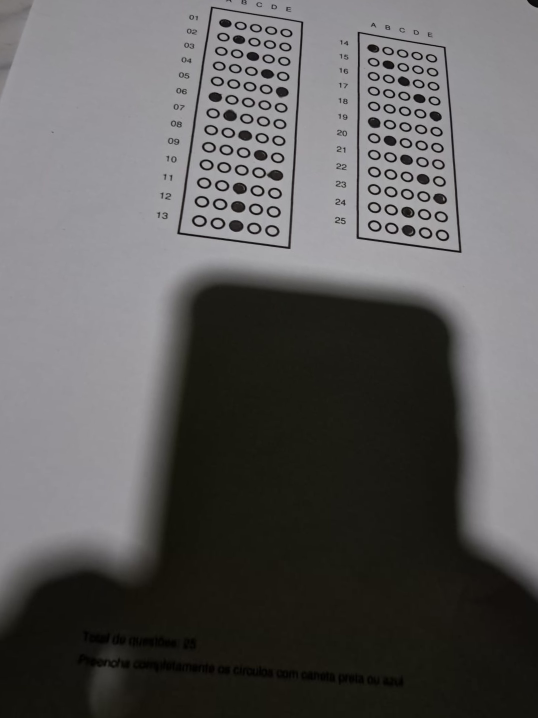
#> input picture test_corrected.jpg, 1075 x 1436 px (shown at 1/2 size); its folder holds only this picture in this run
$ python -i image_processing.py   (imports and definitions only)
#> lines starting #> are read from the running program, lines starting #| are printed output that depends on the picture; after the words box and inside, x2 and y2 are one past the last pixel; in counts of white or black regions, pixels touching at a corner belong together
# image_processing.py - VERSÃO COMPLETA CORRIGIDA
import cv2
import numpy as np
from collections import defaultdict
from sklearn.cluster import DBSCAN
import functools
import threading

# Cache thread-safe para templates
_template_cache = {}
_template_cache_lock = threading.Lock()

# Constantes de otimização
MAX_IMAGE_WIDTH = 1500
MAX_IMAGE_HEIGHT = 2000


# [786 lines left out: functions redimensionar_imagem_otimizada, _criar_template_bolha_cached, limpar_cache_templates, aplicar_flash_virtual, _detectar_presenca_sombra, melhorar_pre_processamento and 10 more, not called in this run]


def _criar_template_bolha(raio_px):
    """Cria um template circular para template matching (usa cache)."""
    return _criar_template_bolha_cached(raio_px)


# [1020 lines left out: functions _detectar_hough_adaptativo, _detectar_template_matching, _detectar_mser, _detectar_contornos_com_features, _aplicar_voting_system, detectar_bolhas_avancado and 8 more, not called in this run]

>>> result = processar_imagem_completa('test_corrected.jpg')
#> in processar_imagem_completa, image is the input picture: shape (1436, 1075, 3); mean B, G, R 91.8, 92.3, 93.7
#> in melhorar_pre_processamento, `binary_adaptive = cv2.adaptiveThreshold( normalized, 255, cv2.ADAPTIVE..`:
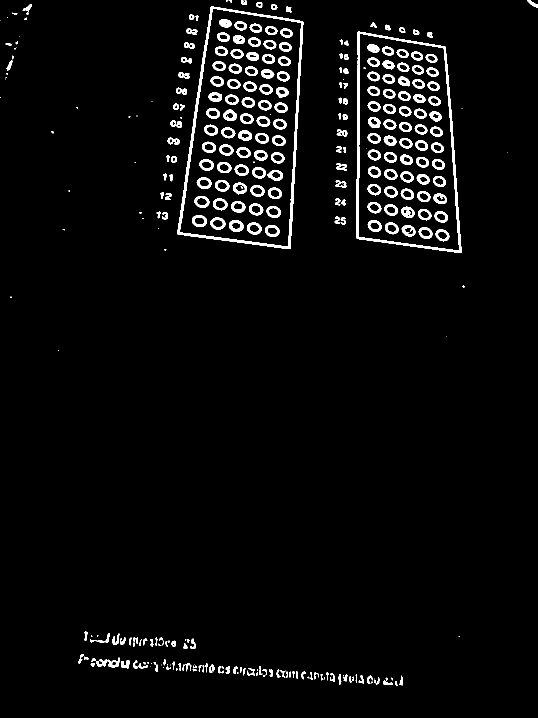
#> binary_adaptive: shape (1436, 1075) (shown at 1/2 size); 3.7% white; 323 white regions (70 under 20 px), largest, box (x1, y1, x2, y2) and area: (354, 13, 607, 498) 6327, (713, 63, 924, 506) 5515, (192, 1315, 240, 1336) 442
#> in melhorar_pre_processamento, `_, binary_otsu = cv2.threshold(normalized, 0, 255, cv2.THRESH_BINARY_I..`: binary_otsu: shape (1436, 1075); 44.8% white; 217 white regions (39 under 20 px), largest, box (x1, y1, x2, y2) and area: (0, 555, 1075, 1436) 646136, (354, 13, 607, 498) 5448, (713, 64, 923, 506) 4831
#> in melhorar_pre_processamento, `binary = cv2.bitwise_or(binary_adaptive, binary_otsu)`: binary: shape (1436, 1075); 45.5% white; 216 white regions (31 under 20 px), largest, box (x1, y1, x2, y2) and area: (0, 555, 1075, 1436) 646136, (354, 13, 607, 498) 6329, (713, 63, 924, 506) 5518
#> in melhorar_pre_processamento, `binary = cv2.morphologyEx(binary, cv2.MORPH_OPEN, kernel_open)`: binary: shape (1436, 1075); 45.5% white; 214 white regions (12 under 20 px), largest, box (x1, y1, x2, y2) and area: (0, 556, 1075, 1436) 646116, (354, 13, 607, 498) 6329, (713, 63, 923, 506) 5516
#> in melhorar_pre_processamento, `binary = cv2.morphologyEx(binary, cv2.MORPH_CLOSE, kernel_close)`: binary: shape (1436, 1075); 45.8% white; 106 white regions (6 under 20 px), largest, box (x1, y1, x2, y2) and area: (0, 556, 1075, 1436) 646271, (354, 13, 607, 498) 6352, (713, 63, 923, 506) 5546
#> in aplicar_flash_virtual, `percentil_5 = np.percentile(gray, 5)`: percentil_5 = 18
#> in aplicar_flash_virtual, `percentil_95 = np.percentile(gray, 95)`: percentil_95 = 162
#> in aplicar_flash_virtual, `range_dinamico = percentil_95 - percentil_5`: range_dinamico = 144
#> in aplicar_flash_virtual, `tem_sombra_extrema = range_dinamico < 60`: tem_sombra_extrema = False
#> in aplicar_flash_virtual, `p_low = np.percentile(flash, 2)`: p_low = 73
#> in aplicar_flash_virtual, `p_high = np.percentile(flash, 98)`: p_high = 255
#> in corrigir_perspectiva, `_, binary_for_persp = cv2.threshold(filtered, 0, 255, cv2.THRESH_BINAR..`: binary_for_persp: shape (1436, 1075); 15% white; 225 white regions (17 under 20 px), largest, box (x1, y1, x2, y2) and area: (0, 562, 1075, 1331) 159189, (354, 13, 607, 498) 5941, (102, 1305, 214, 1436) 5635
#> in corrigir_perspectiva, `binary_adaptive = cv2.adaptiveThreshold( filtered, 255, cv2.ADAPTIVE_T..`: binary_adaptive: shape (1436, 1075); 5.9% white; 1441 white regions (789 under 20 px), largest, box (x1, y1, x2, y2) and area: (354, 13, 607, 498) 5812, (713, 63, 923, 506) 5206, (463, 573, 884, 649) 1927
#> in corrigir_perspectiva, `binary_for_persp = cv2.bitwise_or(binary_for_persp, binary_adaptive)`: binary_for_persp: shape (1436, 1075); 16.5% white; 1164 white regions (581 under 20 px), largest, box (x1, y1, x2, y2) and area: (0, 562, 1075, 1336) 159351, (354, 13, 607, 498) 6003, (97, 1305, 215, 1436) 5944
#> in corrigir_perspectiva, `binary_for_persp = cv2.morphologyEx(binary_for_persp, cv2.MORPH_OPEN, ..`: binary_for_persp: shape (1436, 1075); 16.1% white; 842 white regions (329 under 20 px), largest, box (x1, y1, x2, y2) and area: (0, 562, 1075, 1331) 159147, (354, 13, 607, 498) 6002, (98, 1306, 215, 1436) 5866
#> in corrigir_perspectiva, `binary_for_persp = cv2.morphologyEx(binary_for_persp, cv2.MORPH_CLOSE,..`: binary_for_persp: shape (1436, 1075); 16.5% white; 649 white regions (209 under 20 px), largest, box (x1, y1, x2, y2) and area: (0, 562, 1075, 1331) 159710, (96, 1295, 808, 1436) 16257, (354, 13, 607, 498) 6018
#> the loop in detectar_marcadores_de_canto, `for (x1, y1, x2, y2, label) in regioes:` made 4 passes
#> after the loop in detectar_marcadores_de_canto, `for (x1, y1, x2, y2, label) in regioes:`:
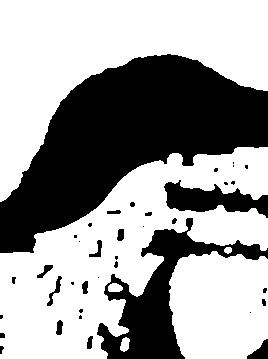
#> thresh_roi: shape (359, 268); 62.6% white; 38 black regions (18 under 20 px), largest, box (x1, y1, x2, y2) and area: (0, 54, 268, 253) 25991, (97, 218, 268, 359) 6814, (164, 180, 268, 218) 2038
#> after the loop in detectar_marcadores_de_canto, `for (x1, y1, x2, y2, label) in regioes:`:
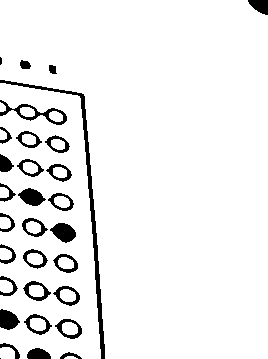
#> thresh_roi2: shape (359, 268); 93.5% white; 31 black regions (2 under 20 px), largest, box (x1, y1, x2, y2) and area: (0, 80, 105, 359) 1324, (0, 100, 67, 125) 405, (50, 223, 76, 243) 341
#> after the loop in detectar_marcadores_de_canto, `for (x1, y1, x2, y2, label) in regioes:`: M = moments, m00 9273, centre m10/m00, m01/m00 = (219.2, 305.3); centros = {'TL': (19, 209), 'TR': (938, 133), 'BR': (1023, 1115), 'BL': (219, 1382)}; cx = 219; cy = 1382
#| Marcadores de canto: detectados 4/4 — tentando reconstrução geométrica
#> in _completar_marcadores_com_geometria, `tl = centros.get('TL')`: tl = (19, 209)
#> in _completar_marcadores_com_geometria, `tr = centros.get('TR')`: tr = (938, 133)
#> in _completar_marcadores_com_geometria, `br = centros.get('BR')`: br = (1023, 1115)
#> in _completar_marcadores_com_geometria, `bl = centros.get('BL')`: bl = (219, 1382)
#> in detectar_marcadores_de_canto, `tl = centros.get('TL')`: tl = (19, 209)
#> in detectar_marcadores_de_canto, `tr = centros.get('TR')`: tr = (938, 133)
#> in detectar_marcadores_de_canto, `br = centros.get('BR')`: br = (1023, 1115)
#> in detectar_marcadores_de_canto, `bl = centros.get('BL')`: bl = (219, 1382)
#> in detectar_marcadores_de_canto, `pts = np.array([tl, tr, br, bl], dtype=np.float32)`: pts = [[19, 209], [938, 133], [1023, 1115], [219, 1382]]
#| ✅ Marcadores de canto detectados: TL=(19, 209) TR=(938, 133) BR=(1023, 1115) BL=(219, 1382)
#> in _validar_proporcoes_a4, `width_A = np.sqrt(((rect[2][0] - rect[3][0]) ** 2) + ((rect[2][1] - re..`: width_A = 847.2
#> in _validar_proporcoes_a4, `height_A = np.sqrt(((rect[1][0] - rect[2][0]) ** 2) + ((rect[1][1] - r..`: height_A = 985.7
#> in _validar_proporcoes_a4, `ratio = max(width_A, height_A) / min(width_A, height_A)`: ratio = 1.16
#> in corrigir_perspectiva, `width_A = np.sqrt(((ordered_rect[2][0] - ordered_rect[3][0]) ** 2) + (..`: width_A = 847.2
#> in corrigir_perspectiva, `width_B = np.sqrt(((ordered_rect[1][0] - ordered_rect[0][0]) ** 2) + (..`: width_B = 922.1
#> in corrigir_perspectiva, `max_width = max(int(width_A), int(width_B))`: max_width = 922
#> in corrigir_perspectiva, `height_A = np.sqrt(((ordered_rect[1][0] - ordered_rect[2][0]) ** 2) + ..`: height_A = 985.7
#> in corrigir_perspectiva, `height_B = np.sqrt(((ordered_rect[0][0] - ordered_rect[3][0]) ** 2) + ..`: height_B = 1189.9
#> in corrigir_perspectiva, `max_height = max(int(height_A), int(height_B))`: max_height = 1189
#> in corrigir_perspectiva, `area = max_width * max_height`: area = 1096258
#> in corrigir_perspectiva, `dst = np.array([ [0, 0], [max_width - 1, 0], [max_width - 1, max_heigh..`: dst = [[0, 0], [921, 0], [921, 1188], [0, 1188]]
#> in corrigir_perspectiva, `transform_matrix = cv2.getPerspectiveTransform(ordered_rect, dst)`: transform_matrix = [[0.793, -0.135, 13.19], [0.0727, 0.879, -185.1], [-0.000203, -5.48e-05, 1]]
#> in corrigir_perspectiva, `corrected_binary = cv2.warpPerspective(binary, transform_matrix, (max_..`:
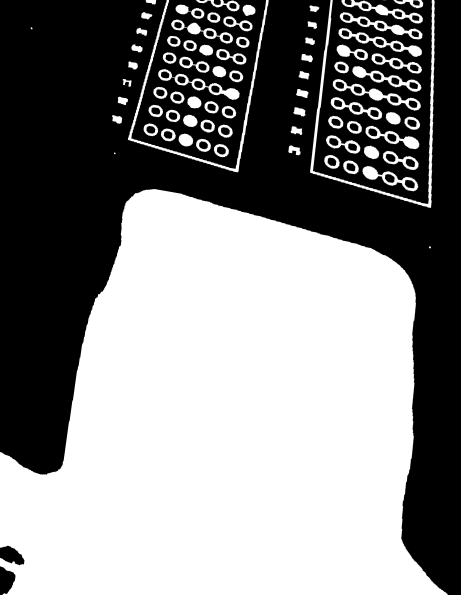
#> corrected_binary: shape (1189, 922) (shown at 1/2 size); min 0, max 255, mean 134.2
#> in processar_imagem_completa, `corrected_image, corrected_binary, success = corrigir_perspectiva(imag..`: success = True
#> in detectar_bolhas_avancado, `escala = _estimar_escala_imagem(binary)`: escala = 9.22
#> in detectar_bolhas_avancado, `raio_px = int(raio_esperado_mm * escala)`: raio_px = 27
#> in detectar_bolhas_avancado, `min_radius = max(int(raio_px * 0.6), 4)`: min_radius = 16
#> in detectar_bolhas_avancado, `max_radius = int(raio_px * 1.4)`: max_radius = 37
#> in _detectar_hough_adaptativo, `img_for_circles = 255 - binary.copy()`:
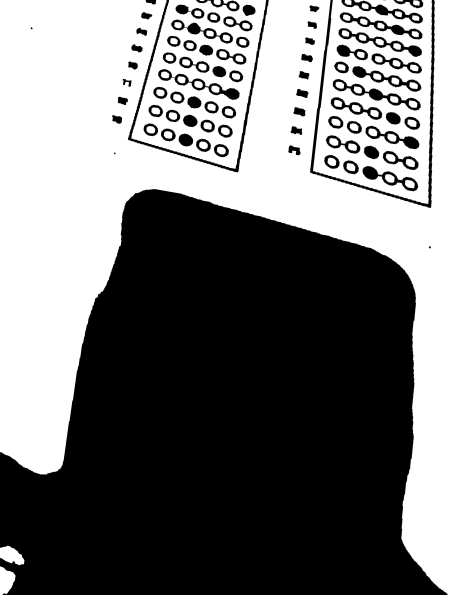
#> img_for_circles: shape (1189, 922) (shown at 1/2 size); min 0, max 255, mean 120.8
#> in _detectar_hough_adaptativo, `circles = cv2.HoughCircles( img_for_circles, cv2.HOUGH_GRADIENT, dp=1...`: circles = 261 rows, first 8: [774.6, 123, 47.24], [457.8, 63, 47.24], [821.4, 82.2, 47.24], [432.6, 177, 44.6], [471, 82.2, 47.24], [745.8, 118.2, 47.24], [773.4, 87, 44.6], [793.8, 84.6, 47.24]
#> in detectar_bolhas_avancado, `circles_hough = _detectar_hough_adaptativo(binary, min_radius, max_rad..`: circles_hough = 261 rows, first 8: [775, 123, 47], [458, 63, 47], [821, 82, 47], [433, 177, 45], [471, 82, 47], [746, 118, 47], [773, 87, 45], [794, 85, 47]
#> in _criar_template_bolha_cached, `cache_key = f"template_{raio_px}"`: cache_key = 'template_27'
#> in _criar_template_bolha_cached, `size = raio_px * 2 + 1`: size = 55
#> in _criar_template_bolha_cached, `cv2.circle(template, (raio_px, raio_px), raio_px, 255, -1)`: template: shape (55, 55); 75.7% white; 4 black regions
#> in _detectar_template_matching, `result = cv2.matchTemplate(binary, template, cv2.TM_CCOEFF_NORMED)`:
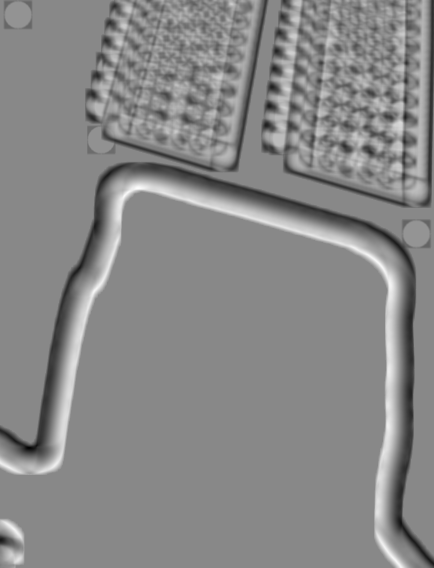
#> result: shape (1135, 868) float32 (shown at 1/2 size); min -0.495, max 0.429, mean -0.00198; drawn with min black and max white
#> in _detectar_template_matching, `mask = (result >= threshold_template).astype(np.uint8)`: mask: shape (1135, 868); every value is 0
#> in detectar_bolhas_avancado, `circles_template = _detectar_template_matching(binary, raio_px)`: circles_template = empty array
#> in _detectar_mser, `regions, _ = mser.detectRegions(binary)`: regions = 3136 items
#> the loop in _detectar_mser, `for region in regions:` made 3136 passes
#> after the loop in _detectar_mser, `for region in regions:`: circles = 483 items, first 6: [23, 1109, 18], [25, 1109, 21], [26, 1110, 18], [28, 1110, 20], [27, 1109, 21], [29, 1111, 21]
#> in detectar_bolhas_avancado, `circles_mser = _detectar_mser(binary, min_radius, max_radius)`: circles_mser = 483 rows, first 8: [23, 1109, 18], [25, 1109, 21], [26, 1110, 18], [28, 1110, 20], [27, 1109, 21], [29, 1111, 21], [29, 1109, 24], [28, 1109, 24]
#> in _detectar_contornos_com_features, `contours, _ = cv2.findContours(binary, cv2.RETR_LIST, cv2.CHAIN_APPROX..`: contours = 149 contours, 4 with area under 20; largest, box (x1, y1, x2, y2) and area: (0, 377, 897, 1189) 526593, (619, 0, 870, 416) 5634, (255, 0, 538, 345) 4407, (665, 157, 842, 222) 2939, (316, 138, 480, 200) 2685
#> the loop in _detectar_contornos_com_features, `for cnt in contours:` made 149 passes
#> the loop in _aplicar_voting_system, `for method_idx, circles in enumerate(circle_lists):` made 4 passes
#> the loop in _aplicar_voting_system, `for i, (circulo, metodo_i) in enumerate(todos):` made 774 passes
#> the loop in detectar_bolhas_avancado, `for circulo in bolhas_votadas:` made 60 passes
#> after the loop in detectar_bolhas_avancado, `for circulo in bolhas_votadas:`:
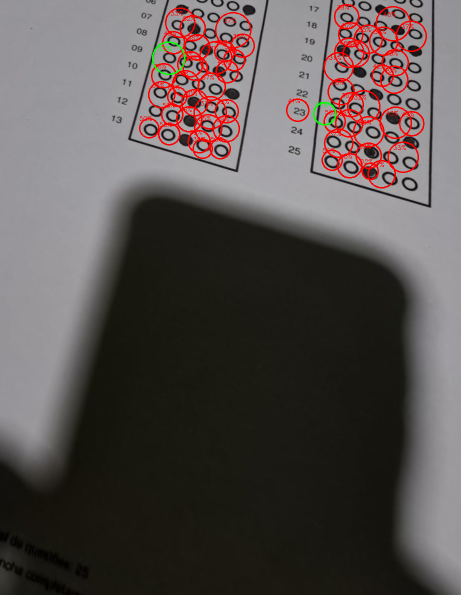
#> debug_img: shape (1189, 922, 3) (shown at 1/2 size); mean B, G, R 80.3, 82.1, 89.4
#> after the loop in detectar_bolhas_avancado, `for circulo in bolhas_votadas:`: inner_mask: shape (1189, 922); 0.04% white; 1 white region, box (x1, y1, x2, y2) and area: (728, 330, 753, 355) 441
#> after the loop in detectar_bolhas_avancado, `for circulo in bolhas_votadas:`: mask: shape (1189, 922); 0.07% white; 1 white region, box (x1, y1, x2, y2) and area: (724, 326, 757, 359) 797
#| Aviso: DBSCAN não convergiu mesmo com eps iterativo. Detectadas 1 linhas, usando KMeans(10).
#> the loop in agrupar_bolhas_por_questoes, `for i, bolha in enumerate(bolhas):` made 59 passes
#> the loop in analisar_gabarito, `for questao in questoes:` made 10 passes
#> the loop in analisar_gabarito, `for i, questao in enumerate(questoes):` made 10 passes
#| Q1: Alternativa B (preench. 0.53, conf. 0.30, threshold 0.48)
#|    Preenchimentos: ['0.33', '0.53', '0.38', '0.39', '0.45']
#| Q2: Nenhuma alternativa atinge o threshold (0.47). Maior: 0.45
#| Q3: Nenhuma alternativa atinge o threshold (0.47). Maior: 0.47
#| Q4: Nenhuma alternativa atinge o threshold (0.47). Maior: 0.43
#| Q5: Alternativa E (preench. 0.40, conf. 0.07, threshold 0.31)
#|    Preenchimentos: ['0.00', '0.39', '0.00', '0.00', '0.40']
#| Q6: Nenhuma alternativa atinge o threshold (0.47). Maior: 0.37
#| Q7: Nenhuma alternativa atinge o threshold (0.47). Maior: 0.43
#| Q8: Alternativa B (preench. 0.59, conf. 0.05, threshold 0.58)
#> (further printed lines are left out)
#> the loop in validar_resultados, `for alt, count in contagem.items():` made 3 passes
